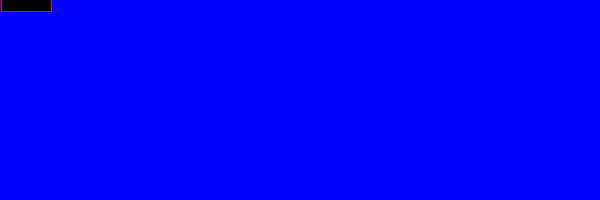
Frame 1 (no input)
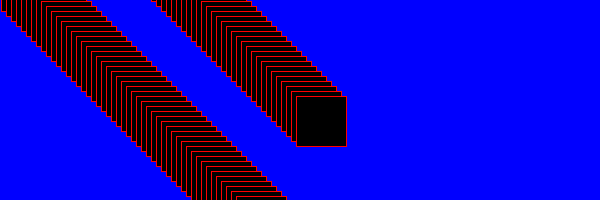
Frame 60 (the mouse pressed at the canvas centre just before this capture)
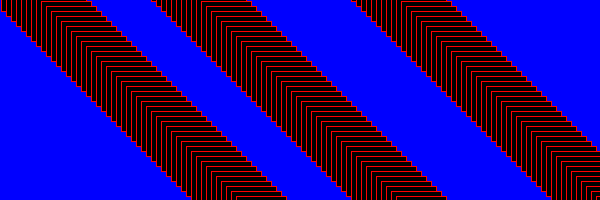
Frame 120 (the mouse held since frame 60 and released just before this capture)

The Processing sketch that drew these frames (run headless with seeded random() and noise(); from frame 60 on, the mouse is pressed at the canvas centre):

// Processing sketch: rect_pde
// ── rect_pde.pde
int i=1;
void setup()
{size(600,200);
background(0,0,255);
}
void draw()
{
fill(0);
stroke(255,0,0);
rect(i,i-40,50,50);
rect(i,i-200,50,50);
rect(i,i-400,50,50);
i=i+5;
}
